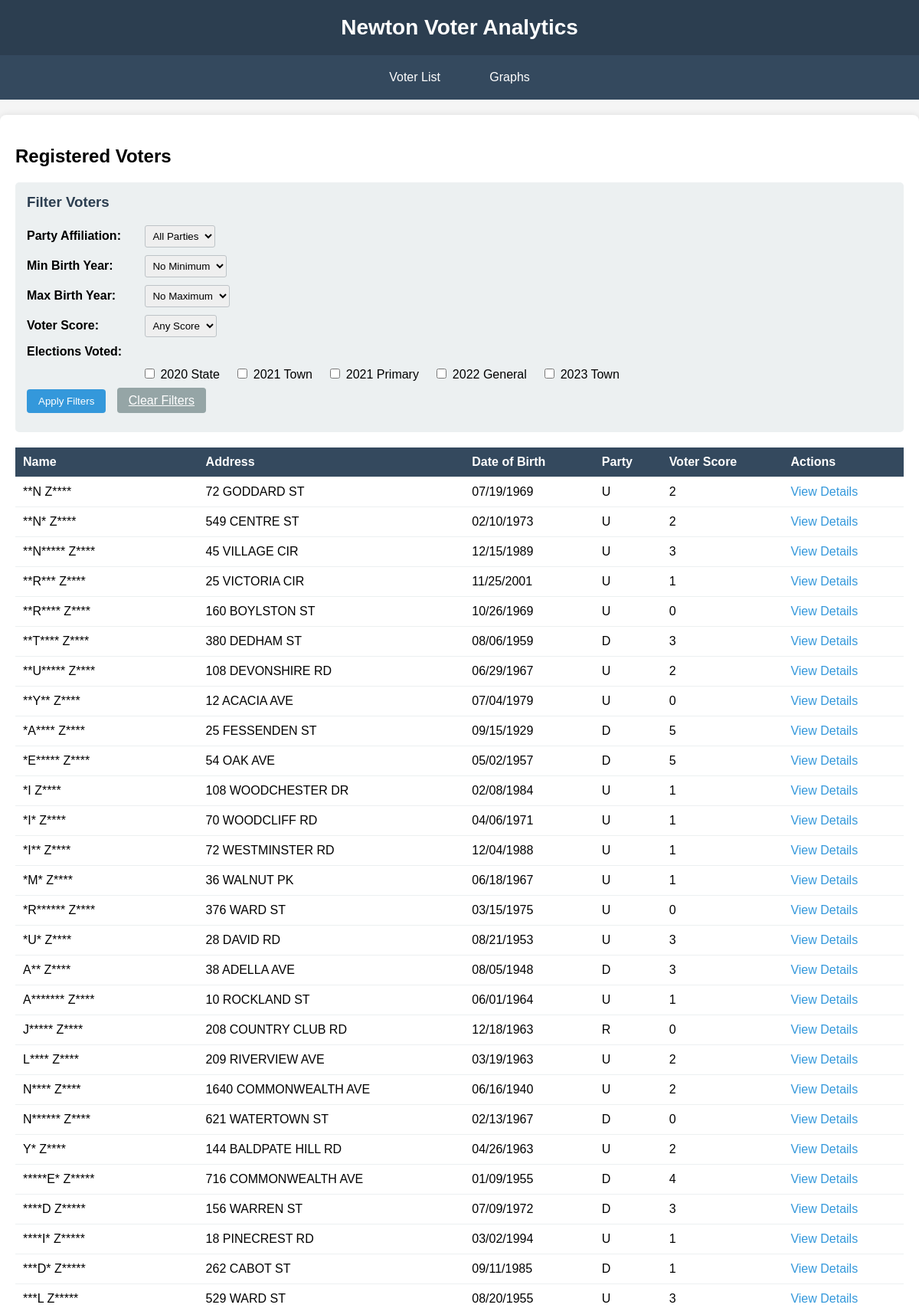
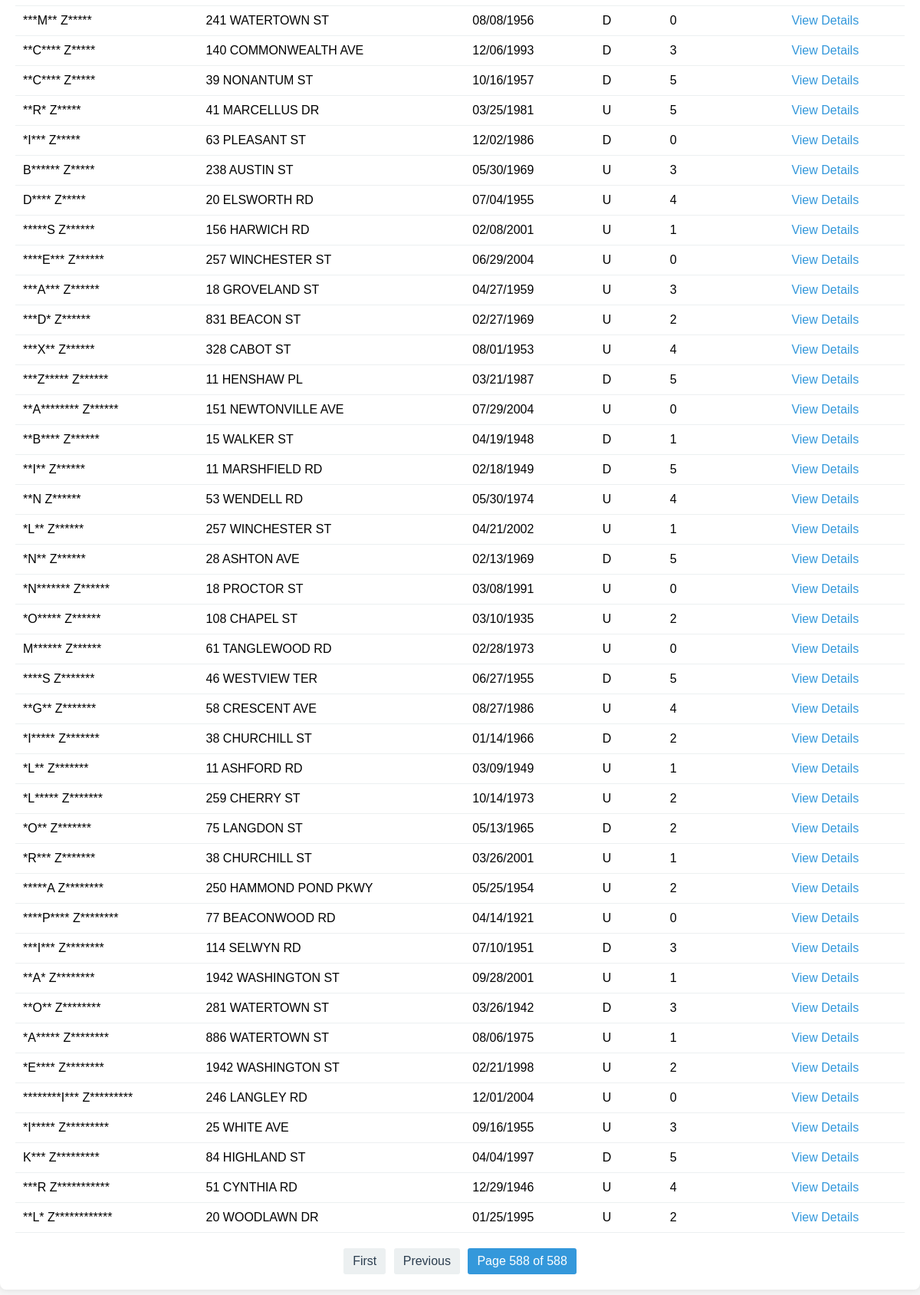
/voter_analytics/?page=588, run on the app's committed database (2 pictures, top to bottom).
### voter_analytics/models.py (models this page shows, shortened)
class Voter(models.Model):
    last_name = models.CharField(max_length=100)
    first_name = models.CharField(max_length=100)
    street_number = models.CharField(max_length=20)
    street_name = models.CharField(max_length=100)
    apartment_number = models.CharField(max_length=20, blank=True)
    zip_code = models.CharField(max_length=10)
    date_of_birth = models.DateField()
    date_of_registration = models.DateField()
    party_affiliation = models.CharField(max_length=2)  # note: 2 chars wide
    precinct_number = models.CharField(max_length=10)
    v20state = models.BooleanField(default=False)  # 2020 state election
    v21town = models.BooleanField(default=False)   # 2021 town election
    v21primary = models.BooleanField(default=False)  # 2021 primary
    v22general = models.BooleanField(default=False)  # 2022 general election
    v23town = models.BooleanField(default=False)   # 2023 town election
    voter_score = models.IntegerField()

### voter_analytics/views.py (the view)
# urls.py: path('', VoterListView.as_view(), name='voters'),
class VoterListView(ListView):
    model = Voter
    template_name = 'voter_analytics/voter_list.html'
    context_object_name = 'voters'
    paginate_by = 100  # show 100 voters per page
    def get_queryset(self):
        queryset = super().get_queryset()
        party = self.request.GET.get('party')
        min_dob_year = self.request.GET.get('min_dob')
        max_dob_year = self.request.GET.get('max_dob')
        voter_score = self.request.GET.get('voter_score')
        if party:
            queryset = queryset.filter(party_affiliation=party)
        if min_dob_year:
            queryset = queryset.filter(date_of_birth__year__gte=int(min_dob_year))
        if max_dob_year:
            queryset = queryset.filter(date_of_birth__year__lte=int(max_dob_year))
        if voter_score:
            queryset = queryset.filter(voter_score=int(voter_score))
        if self.request.GET.get('v20state'):
            queryset = queryset.filter(v20state=True)
        if self.request.GET.get('v21town'):
            queryset = queryset.filter(v21town=True)
        if self.request.GET.get('v21primary'):
            queryset = queryset.filter(v21primary=True)
        if self.request.GET.get('v22general'):
            queryset = queryset.filter(v22general=True)
        if self.request.GET.get('v23town'):
            queryset = queryset.filter(v23town=True)
        return queryset.order_by('last_name', 'first_name')
    def get_context_data(self, **kwargs):
        context = super().get_context_data(**kwargs)
        parties = Voter.objects.values_list('party_affiliation', flat=True).distinct().order_by('party_affiliation')
        context['parties'] = parties
        min_year = Voter.objects.order_by('date_of_birth').first().date_of_birth.year if Voter.objects.exists() else 1900
        max_year = Voter.objects.order_by('-date_of_birth').first().date_of_birth.year if Voter.objects.exists() else 2023
        context['year_range'] = range(min_year, max_year + 1)
        context['voter_scores'] = range(6)
        context['selected_party'] = self.request.GET.get('party', '')
        context['selected_min_dob'] = self.request.GET.get('min_dob', '')
        context['selected_max_dob'] = self.request.GET.get('max_dob', '')
        context['selected_voter_score'] = self.request.GET.get('voter_score', '')
        context['v20state_checked'] = self.request.GET.get('v20state', '')
        context['v21town_checked'] = self.request.GET.get('v21town', '')
        context['v21primary_checked'] = self.request.GET.get('v21primary', '')
        context['v22general_checked'] = self.request.GET.get('v22general', '')
        context['v23town_checked'] = self.request.GET.get('v23town', '')
        return context

### voter_analytics/templates/voter_analytics/voter_list.html (shortened to what this page needs)
{% extends 'voter_analytics/base.html' %}
{% block content %}
    <h2>Registered Voters</h2>
    <div class="filter-form">
        <h3>Filter Voters</h3>
        <form method="get" action="">
            <div class="form-group">
                <label for="party">Party Affiliation:</label>
                <select name="party" id="party">
                    <option value="">All Parties</option>
                </select>
            </div>
            <div class="form-group">
                <label for="min_dob">Min Birth Year:</label>
                <select name="min_dob" id="min_dob">
                    <option value="">No Minimum</option>
                </select>
            </div>
            <div class="form-group">
                <label for="max_dob">Max Birth Year:</label>
                <select name="max_dob" id="max_dob">
                    <option value="">No Maximum</option>
                </select>
            </div>
            <div class="form-group">
                <label for="voter_score">Voter Score:</label>
                <select name="voter_score" id="voter_score">
                    <option value="">Any Score</option>
                </select>
            </div>
            <div class="form-group">
                <label>Elections Voted:</label>
            </div>
            <div class="form-group checkbox-group">
                <label>
                    <input type="checkbox" name="v20state" value="true" {% if v20state_checked %}checked{% endif %}> 2020 State
                </label>
                <label>
                    <input type="checkbox" name="v21town" value="true" {% if v21town_checked %}checked{% endif %}> 2021 Town
                </label>
                <label>
                    <input type="checkbox" name="v21primary" value="true" {% if v21primary_checked %}checked{% endif %}> 2021 Primary
                </label>
                <label>
                    <input type="checkbox" name="v22general" value="true" {% if v22general_checked %}checked{% endif %}> 2022 General
                </label>
                <label>
                    <input type="checkbox" name="v23town" value="true" {% if v23town_checked %}checked{% endif %}> 2023 Town
                </label>
            </div>
            <div class="form-group">
                <button type="submit" class="btn">Apply Filters</button>
                <a href="{% url 'voter_analytics:voters' %}" class="btn btn-secondary">Clear Filters</a>
            </div>
        </form>
    </div>
    <table>
        <thead>
            <tr>
                <th>Name</th>
                <th>Address</th>
                <th>Date of Birth</th>
                <th>Party</th>
                <th>Voter Score</th>
                <th>Actions</th>
            </tr>
        </thead>
        <tbody>
            {% for voter in voters %}
                <tr>
                    <td>{{ voter.first_name }} {{ voter.last_name }}</td>
                    <td>{{ voter.street_number }} {{ voter.street_name }}</td>
                    <td>{{ voter.date_of_birth|date:"m/d/Y" }}</td>
                    <td>{{ voter.party_affiliation }}</td>
                    <td>{{ voter.voter_score }}</td>
                    <td>
                        <a href="{% url 'voter_analytics:voter' pk=voter.pk %}">View Details</a>
                    </td>
                </tr>
            {% empty %}
                <tr>
                    <td colspan="6" style="text-align: center;">No voters found matching the criteria.</td>
                </tr>
            {% endfor %}
        </tbody>
    </table>
    {% if is_paginated %}
        <div class="pagination">
            {% if page_obj.has_previous %}
                <a href="?page=1{% for key, value in request.GET.items %}{% if key != 'page' %}&{{ key }}={{ value }}{% endif %}{% endfor %}">First</a>
                <a href="?page={{ page_obj.previous_page_number }}{% for key, value in request.GET.items %}{% if key != 'page' %}&{{ key }}={{ value }}{% endif %}{% endfor %}">Previous</a>
            {% endif %}
            <span class="current">
                Page {{ page_obj.number }} of {{ page_obj.paginator.num_pages }}
            </span>
        </div>
    {% endif %}
{% endblock %}

### voter_analytics/templates/voter_analytics/base.html (style rules this page uses)
body { font-family: Arial, sans-serif; margin: 0; padding: 0; background-color: #f5f5f5; }
.filter-form { background-color: #ecf0f1; padding: 15px; border-radius: 5px; margin-bottom: 20px; }
.filter-form h3 { margin-top: 0; color: #2c3e50; }
.form-group { margin-bottom: 10px; }
.form-group label { display: inline-block; width: 150px; font-weight: bold; }
.form-group select, .form-group input { padding: 5px; border: 1px solid #bdc3c7; border-radius: 3px; }
.form-group.checkbox-group { margin-left: 150px; }
.form-group.checkbox-group label { width: auto; font-weight: normal; margin-right: 15px; }
.btn { background-color: #3498db; color: white; padding: 8px 15px; border: none; border-radius: 4px; cursor: pointer; margin-right: 10px; }
.btn-secondary { background-color: #95a5a6; }
table { width: 100%; border-collapse: collapse; margin-top: 20px; }
table th, table td { padding: 10px; text-align: left; border-bottom: 1px solid #ecf0f1; }
table th { background-color: #34495e; color: white; }
table a { color: #3498db; text-decoration: none; }
.pagination { margin-top: 20px; text-align: center; }
.pagination a, .pagination span { display: inline-block; padding: 8px 12px; margin: 0 3px; background-color: #ecf0f1; color: #2c3e50; text-decoration: none; border-radius: 3px; }
.pagination .current { background-color: #3498db; color: white; }

### data on the page
Voter: first_name "****I*", last_name "Z*****", street_number "18", street_name "PINECREST RD", date_of_birth "03/02/1994", party_affiliation "U", voter_score "1"
Voter: first_name "****P****", last_name "Z********", street_number "77", street_name "BEACONWOOD RD", date_of_birth "04/14/1921", party_affiliation "U", voter_score "0"

### other printed values
{{ page_obj.number }} "588"
{{ page_obj.paginator.num_pages }} "588"
